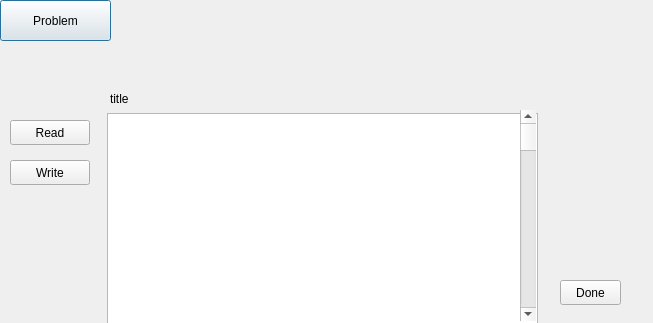
<?xml version="1.0" encoding="UTF-8"?>
<ui version="4.0">
 <class>NewActionT</class>
 <widget class="QDialog" name="NewActionT">
  <property name="geometry">
   <rect>
    <x>0</x>
    <y>0</y>
    <width>653</width>
    <height>323</height>
   </rect>
  </property>
  <property name="windowTitle">
   <string>Dialog</string>
  </property>
  <widget class="QPushButton" name="addNewActionButton">
   <property name="geometry">
    <rect>
     <x>0</x>
     <y>0</y>
     <width>111</width>
     <height>41</height>
    </rect>
   </property>
   <property name="text">
    <string>Problem</string>
   </property>
  </widget>
  <widget class="QLabel" name="title_label">
   <property name="geometry">
    <rect>
     <x>110</x>
     <y>90</y>
     <width>421</width>
     <height>17</height>
    </rect>
   </property>
   <property name="text">
    <string>title</string>
   </property>
  </widget>
  <widget class="QPushButton" name="ReadButton">
   <property name="geometry">
    <rect>
     <x>10</x>
     <y>120</y>
     <width>80</width>
     <height>25</height>
    </rect>
   </property>
   <property name="text">
    <string>Read</string>
   </property>
  </widget>
  <widget class="QTextEdit" name="planArea">
   <property name="geometry">
    <rect>
     <x>107</x>
     <y>113</y>
     <width>431</width>
     <height>211</height>
    </rect>
   </property>
  </widget>
  <widget class="QScrollBar" name="verticalScrollBar">
   <property name="geometry">
    <rect>
     <x>520</x>
     <y>110</y>
     <width>16</width>
     <height>211</height>
    </rect>
   </property>
   <property name="orientation">
    <enum>Qt::Vertical</enum>
   </property>
  </widget>
  <widget class="QPushButton" name="WriteButton">
   <property name="geometry">
    <rect>
     <x>10</x>
     <y>160</y>
     <width>80</width>
     <height>25</height>
    </rect>
   </property>
   <property name="text">
    <string>Write</string>
   </property>
  </widget>
  <widget class="QPushButton" name="doneButton">
   <property name="geometry">
    <rect>
     <x>560</x>
     <y>280</y>
     <width>61</width>
     <height>25</height>
    </rect>
   </property>
   <property name="text">
    <string>Done</string>
   </property>
  </widget>
 </widget>
 <resources/>
 <connections/>
</ui>
